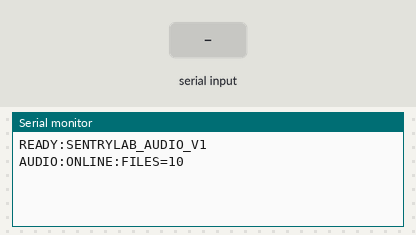
A sketch run on a simulated ESP32. Shown: the last lines printed to the serial monitor. Inputs (shaded band) come from the test bench. The audio player accepts every command and is not drawn.

Above: at 2.4 s.
2.5 s: "HEARTBEAT\n" received over Serial
At 3.5 s:
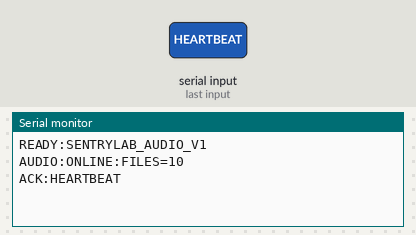
4.0 s: "ALARM_OFF\n" received over Serial
At 4.6 s:
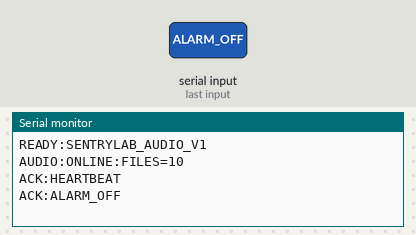
5.5 s: "ALARM_ON\n" received over Serial
At 6.7 s:
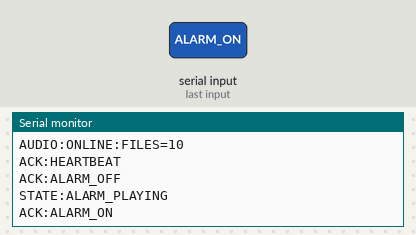
7.0 s: "STATUS\n" received over Serial
At 8.2 s:
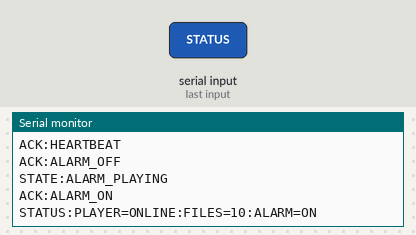
8.5 s: "ALARM_OFF\n" received over Serial
At 9.1 s:
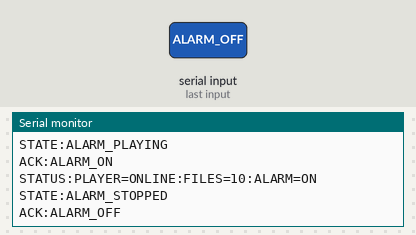
10.0 s: "STATUS\n" received over Serial
At 11.4 s:
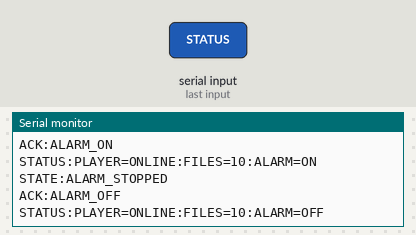

The sketch:

sentrylab_audio_alarm.ino
```cpp
#include <Arduino.h>
#include "DFRobotDFPlayerMini.h"

// ESP32 UART2 connection to DFPlayer Mini.
#define DFP_RX_PIN 26
#define DFP_TX_PIN 27

constexpr uint32_t HOST_BAUD_RATE = 115200;
constexpr uint32_t DFP_BAUD_RATE = 9600;
constexpr uint8_t ALARM_TRACK = 1;
constexpr uint8_t ALARM_VOLUME = 25;
constexpr uint32_t HOST_TIMEOUT_MS = 5000;
constexpr uint32_t PLAYER_RETRY_MS = 5000;

HardwareSerial dfpSerial(2);
DFRobotDFPlayerMini player;

String commandBuffer;
bool playerReady = false;
bool alarmRequested = false;
bool alarmPlaying = false;
uint32_t lastHostCommandMs = 0;
uint32_t lastPlayerAttemptMs = 0;

bool connectPlayer() {
  lastPlayerAttemptMs = millis();
  if (!player.begin(dfpSerial, false, false)) {
    playerReady = false;
    Serial.println("AUDIO:OFFLINE");
    return false;
  }
  player.volume(ALARM_VOLUME);
  delay(250);
  const int fileCount = player.readFileCounts();
  if (fileCount <= 0) {
    playerReady = false;
    Serial.print("AUDIO:SD_ERROR:FILES=");
    Serial.println(fileCount);
    return false;
  }
  playerReady = true;
  Serial.print("AUDIO:ONLINE:FILES=");
  Serial.println(fileCount);
  return true;
}

void applyAlarmOutput() {
  if (!playerReady) {
    alarmPlaying = false;
    return;
  }
  if (alarmRequested && !alarmPlaying) {
    player.loop(ALARM_TRACK);
    alarmPlaying = true;
    Serial.println("STATE:ALARM_PLAYING");
  } else if (!alarmRequested && alarmPlaying) {
    player.stop();
    alarmPlaying = false;
    Serial.println("STATE:ALARM_STOPPED");
  }
}

void handleCommand(String command) {
  command.trim();
  if (command.length() == 0) {
    return;
  }
  lastHostCommandMs = millis();

  if (command == "HEARTBEAT") {
    Serial.println("ACK:HEARTBEAT");
    return;
  }
  if (command == "ALARM_OFF") {
    alarmRequested = false;
    applyAlarmOutput();
    Serial.println("ACK:ALARM_OFF");
    return;
  }
  if (command == "ALARM_ON" || command.startsWith("ALARM_ON:")) {
    alarmRequested = true;
    applyAlarmOutput();
    Serial.println("ACK:ALARM_ON");
    return;
  }
  if (command == "STATUS") {
    const int fileCount = player.readFileCounts();
    Serial.print("STATUS:PLAYER=");
    Serial.print(playerReady ? "ONLINE" : "OFFLINE");
    Serial.print(":FILES=");
    Serial.print(fileCount);
    Serial.print(":ALARM=");
    Serial.println(alarmPlaying ? "ON" : "OFF");
    return;
  }
  Serial.println("ERROR:UNKNOWN_COMMAND");
}

void readHostCommands() {
  while (Serial.available() > 0) {
    const char incoming = static_cast<char>(Serial.read());
    if (incoming == '\n') {
      handleCommand(commandBuffer);
      commandBuffer = "";
    } else if (incoming != '\r' && commandBuffer.length() < 240) {
      commandBuffer += incoming;
    }
  }
}

void setup() {
  Serial.begin(HOST_BAUD_RATE);
  dfpSerial.begin(DFP_BAUD_RATE, SERIAL_8N1, DFP_RX_PIN, DFP_TX_PIN);
  commandBuffer.reserve(256);
  delay(500);

  Serial.println("READY:SENTRYLAB_AUDIO_V1");
  connectPlayer();
  // Deliberately do not play audio during boot; alarms require a laptop command.
}

void loop() {
  readHostCommands();

  if (alarmRequested && millis() - lastHostCommandMs > HOST_TIMEOUT_MS) {
    alarmRequested = false;
    applyAlarmOutput();
    Serial.println("STATE:HOST_TIMEOUT");
  }

  if (!playerReady && millis() - lastPlayerAttemptMs >= PLAYER_RETRY_MS) {
    connectPlayer();
    applyAlarmOutput();
  }

  delay(10);
}
```

Measured:
- after the input at 2.5 s, the serial monitor: prints a new line at once (image 1)
- after the input at 4.0 s, the serial monitor: prints a new line at once (image 2)
- after the input at 5.5 s, the serial monitor: prints a new line at once (image 3)
- after the input at 7.0 s, the serial monitor: prints a new line at once (image 4)
- after the input at 8.5 s, the serial monitor: prints a new line at once (image 5)
- after the input at 10.0 s, the serial monitor: prints a new line at once (image 6)
